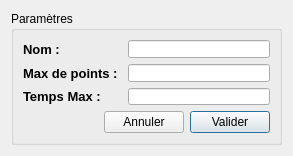
<?xml version="1.0" encoding="UTF-8"?>
<ui version="4.0">
 <class>Param</class>
 <widget class="QDialog" name="Param">
  <property name="geometry">
   <rect>
    <x>0</x>
    <y>0</y>
    <width>293</width>
    <height>156</height>
   </rect>
  </property>
  <property name="minimumSize">
   <size>
    <width>293</width>
    <height>156</height>
   </size>
  </property>
  <property name="maximumSize">
   <size>
    <width>293</width>
    <height>156</height>
   </size>
  </property>
  <property name="windowTitle">
   <string>Param</string>
  </property>
  <layout class="QHBoxLayout" name="horizontalLayout_2">
   <item>
    <widget class="QGroupBox" name="groupBox">
     <property name="title">
      <string>Paramètres</string>
     </property>
     <layout class="QVBoxLayout" name="verticalLayout">
      <item>
       <layout class="QGridLayout" name="gridLayout">
        <item row="2" column="1">
         <widget class="QLineEdit" name="lineEditTemps"/>
        </item>
        <item row="0" column="0">
         <widget class="QLabel" name="lNom">
          <property name="font">
           <font>
            <family>Arial</family>
            <pointsize>10</pointsize>
            <bold>true</bold>
           </font>
          </property>
          <property name="text">
           <string>Nom :</string>
          </property>
         </widget>
        </item>
        <item row="0" column="1">
         <widget class="QLineEdit" name="lineEditNom"/>
        </item>
        <item row="1" column="1">
         <widget class="QLineEdit" name="lineEditPoints"/>
        </item>
        <item row="1" column="0">
         <widget class="QLabel" name="lPoints">
          <property name="font">
           <font>
            <family>Arial</family>
            <pointsize>10</pointsize>
            <bold>true</bold>
           </font>
          </property>
          <property name="text">
           <string>Max de points : </string>
          </property>
         </widget>
        </item>
        <item row="2" column="0">
         <widget class="QLabel" name="lTemps">
          <property name="font">
           <font>
            <family>Arial</family>
            <pointsize>10</pointsize>
            <bold>true</bold>
           </font>
          </property>
          <property name="text">
           <string>Temps Max : </string>
          </property>
         </widget>
        </item>
       </layout>
      </item>
      <item>
       <layout class="QHBoxLayout" name="horizontalLayout">
        <item>
         <spacer name="horizontalSpacer">
          <property name="orientation">
           <enum>Qt::Horizontal</enum>
          </property>
          <property name="sizeHint" stdset="0">
           <size>
            <width>40</width>
            <height>20</height>
           </size>
          </property>
         </spacer>
        </item>
        <item>
         <widget class="QPushButton" name="bAnnuler">
          <property name="focusPolicy">
           <enum>Qt::NoFocus</enum>
          </property>
          <property name="text">
           <string>Annuler</string>
          </property>
         </widget>
        </item>
        <item>
         <widget class="QPushButton" name="bValider">
          <property name="text">
           <string>Valider</string>
          </property>
         </widget>
        </item>
       </layout>
      </item>
     </layout>
    </widget>
   </item>
  </layout>
 </widget>
 <tabstops>
  <tabstop>lineEditNom</tabstop>
  <tabstop>lineEditPoints</tabstop>
  <tabstop>lineEditTemps</tabstop>
  <tabstop>bAnnuler</tabstop>
 </tabstops>
 <resources/>
 <connections/>
</ui>
